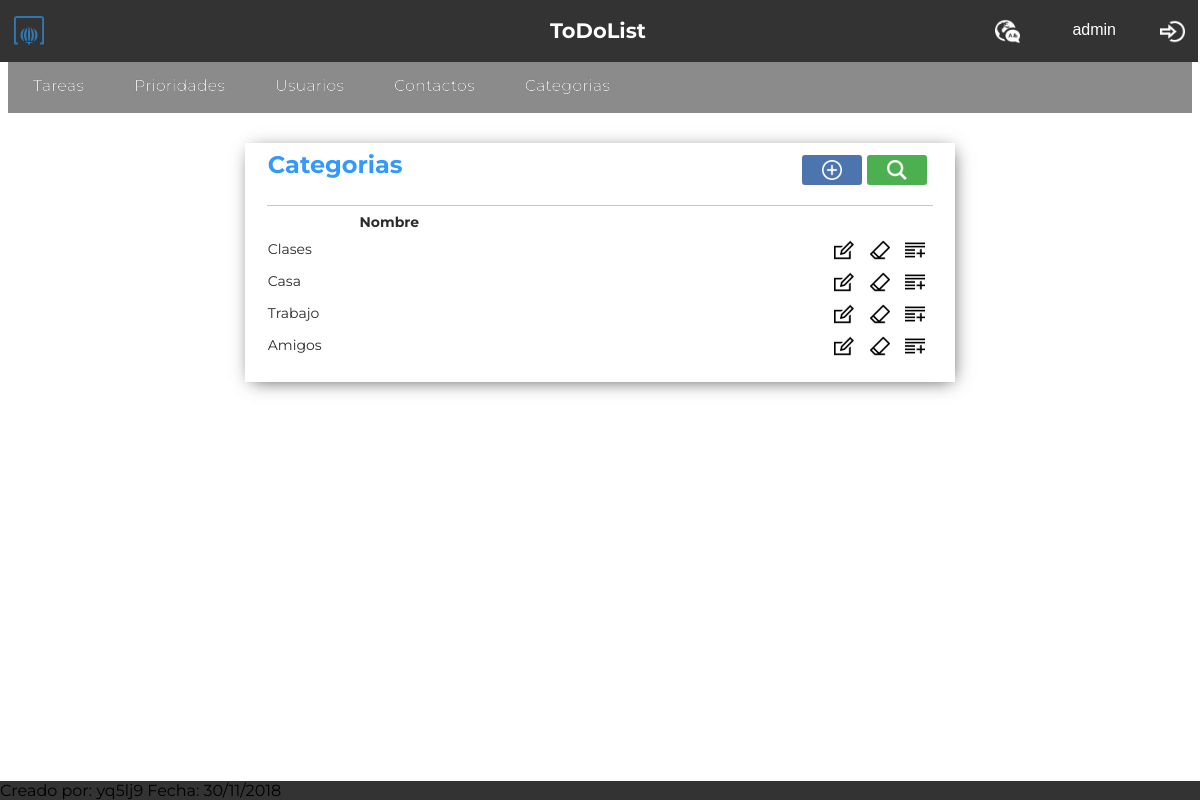
The app's page /Controllers/Categorias_Controller.php (signed in) with its own data.
### tables this page shows
CREATE TABLE `categorias` (
  `id_CATEGORIAS` int(11) NOT NULL,
  `nombre` varchar(45) NOT NULL
);

### Models/CATEGORIAS_Model.php (called while the page is built, shortened)
<?php
class CATEGORIAS_Model {
	var $nombre;
function __construct($id_CATEGORIAS,$nombre){
	$this->nombre = $nombre;
	include_once 'Access_DB.php';
	$this->mysqli = ConnectDB();
}
function search(){
	     $sql = "SELECT *
       			FROM categorias
    			WHERE
    				(
	 				(`nombre` LIKE '%$this->nombre%')
    				)";
    if (!($resultado = $this->mysqli->query($sql))){
		return 'Error en la búsqueda';
	}
    else{
		return $resultado;
	}
}
}
?>

### Models/Access_DB.php (called while the page is built)
<?php
function ConnectDB()
{
    $mysqli = new mysqli("localhost", "root", "", "todolist");
	if ($mysqli->connect_errno) {
		include './MESSAGE.php';
		new MESSAGE("Fallo al conectar a MySQL: (" . $mysqli->connect_errno . ") " . $mysqli->connect_error, './index.php');
		return false;
	}
	else{
		return $mysqli;
	}
}
?>

### Views/Categorias_SHOWALL.php (the view, shortened to what this page needs)
<?php
include '../Views/Header.php';
 class Categorias_SHOWALL{
	var $datos;
	function __construct($datos,$enlace){
		$this -> datos = $datos;
		$this -> pinta();
	}
	function pinta(){
?>
        <div class="showall">
            <table class="showAllUsers">
				<tr><th class="title" colspan="4"><?php echo $strings['Categorias']; ?>
				<form class="tableActions" action="../Controllers/Categorias_Controller.php" method="">
				<button class="buscar-little" name="action" value="Confirmar_SEARCH1" type="submit"></button>
				<button class="anadir-little"  name="action" value="Confirmar_ADD1" type="submit"></button>
				</form></th></tr>
				<tr>
					<th><?php echo $strings['Nombre']; ?></th>
					<th></th>
				</tr>
			<?php
				while($fila = $this ->datos->fetch_array()){
			?>
				<tr>
					<form action="../Controllers/Categorias_Controller.php" method="post" name="action" >
						<td><?php echo $fila['nombre']; ?></td>
						<td style="text-align:right">
							<button class="editar" name="action" value="Confirmar_EDIT1" type="submit"></button>
							<button class="borrar" name="action" value="Confirmar_DELETE1" type="submit"></button>
							<button class="add" name="action" value="Confirmar_SHOWCURRENT" type="submit"></button>
						</td>
					</form>
				</tr>
			<?php
				}
			?>
            </table>
        </div>
<?php
    }
}
?>
<footer>
	<?php include '../Views/Footer.php'; ?>

### Views/style.css (style rules this page uses)
form { font-size:14px; color:#2b2b2b; width:50%; margin-left:auto; margin-right:auto; margin-top:50px; padding: 20px 40px 20px 20px; box-shadow: 2px 3px 18px -5px rgba(0,0,0,0.75); }
.showAllUsers { font-size:14px; color:#2b2b2b; width:60%; margin-left:auto; margin-right:auto; margin-top:30px; padding: 0px 20px 20px 20px; box-shadow: 2px 3px 18px -5px rgba(0,0,0,0.75); }
.title { text-align:left; font-size:24px; font-weight:bold; border-bottom: 1px solid rgba(114, 114, 114, 0.411); color:#39F; padding-bottom: 20px; }
th { padding-top: 5px; }
button { background-size: 20px 20px; background-position: center; background-repeat: no-repeat; margin-top: 25px; margin-right: 30px; border: none; color: white; padding: 20px 35px; text-align: center; font-size: 16px; cursor: pointer; border-radius: 3px; background-color:green; }
.buscar-little { vertical-align: text-bottom; float: right; margin-top: 5px; margin-right: 5px; padding: 15px 30px; background-image: url(../img/buscar.png); background-color: #4CAF50; }
.anadir-little { vertical-align: text-bottom; float: right; margin-top: 5px; margin-right: 5px; padding: 15px 30px; background-image: url(../img/anadir.png); background-color: rgb(76, 116, 175); }
.editar { background-image: url(../img/editar.png); background-color: Transparent; background-repeat:no-repeat; border: none; cursor:pointer; overflow: hidden; outline:none; margin-top: 5px; margin-right: 2px; padding: 10px 15px; margin-bottom: 3px; }
.borrar { background-image: url(../img/borrar.png); background-color: Transparent; background-repeat:no-repeat; border: none; cursor:pointer; overflow: hidden; outline:none; margin-top: 5px; margin-right: 2px; padding: 10px 15px; margin-bottom: 3px; }
.add { background-image: url(../img/add.png); background-color: Transparent; background-repeat:no-repeat; border: none; cursor:pointer; overflow: hidden; outline:none; margin-top: 5px; margin-right: 2px; padding: 10px 15px; margin-bottom: 3px; }
.tableActions { display: contents; }

### records on screen
categorias: nombre "Clases"
categorias: nombre "Casa"
categorias: nombre "Trabajo"
categorias: nombre "Amigos"

### other values on screen
$strings['ToDoList'] "ToDoList"
$_SESSION['login'] "admin"
$strings['Prioridades'] "Prioridades"
$strings['Usuarios'] "Usuarios"
$strings['Contactos'] "Contactos"
$strings['Categorias'] "Categorias"
$strings['Creado por'] "Creado por"
$strings['Fecha'] "Fecha"
$strings['Nombre'] "Nombre"
